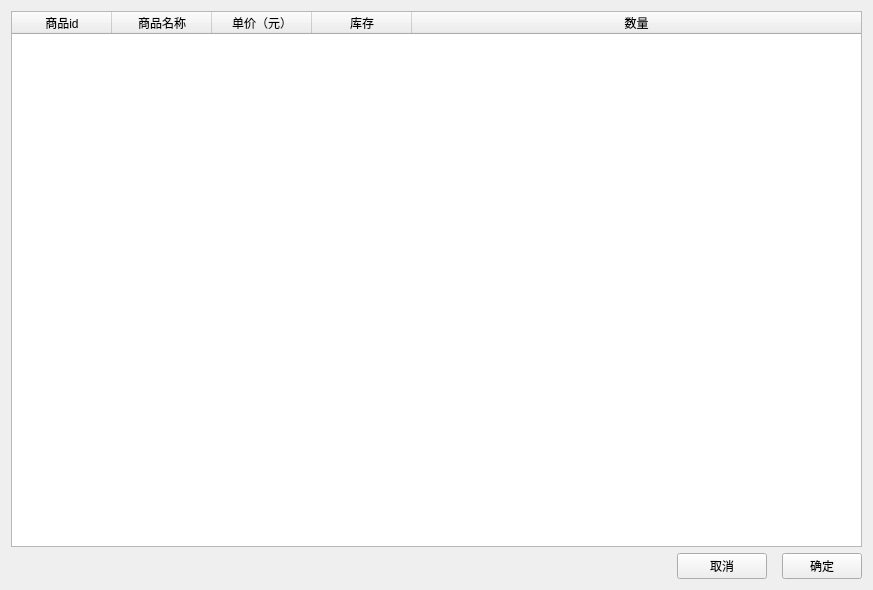
<?xml version="1.0" encoding="UTF-8"?>
<ui version="4.0">
 <class>simulate</class>
 <widget class="QWidget" name="simulate">
  <property name="geometry">
   <rect>
    <x>0</x>
    <y>0</y>
    <width>873</width>
    <height>590</height>
   </rect>
  </property>
  <property name="windowTitle">
   <string>simulate</string>
  </property>
  <layout class="QVBoxLayout" name="verticalLayout">
   <item>
    <widget class="QTableWidget" name="productTable">
     <attribute name="horizontalHeaderStretchLastSection">
      <bool>true</bool>
     </attribute>
     <column>
      <property name="text">
       <string>商品id</string>
      </property>
     </column>
     <column>
      <property name="text">
       <string>商品名称</string>
      </property>
     </column>
     <column>
      <property name="text">
       <string>单价（元）</string>
      </property>
     </column>
     <column>
      <property name="text">
       <string>库存</string>
      </property>
     </column>
     <column>
      <property name="text">
       <string>数量</string>
      </property>
     </column>
    </widget>
   </item>
   <item>
    <layout class="QHBoxLayout" name="horizontalLayout_4">
     <property name="spacing">
      <number>230</number>
     </property>
     <item>
      <spacer name="horizontalSpacer">
       <property name="orientation">
        <enum>Qt::Orientation::Horizontal</enum>
       </property>
       <property name="sizeHint" stdset="0">
        <size>
         <width>40</width>
         <height>20</height>
        </size>
       </property>
      </spacer>
     </item>
     <item>
      <layout class="QHBoxLayout" name="horizontalLayout_6">
       <property name="spacing">
        <number>15</number>
       </property>
       <property name="leftMargin">
        <number>0</number>
       </property>
       <property name="topMargin">
        <number>0</number>
       </property>
       <property name="rightMargin">
        <number>0</number>
       </property>
       <property name="bottomMargin">
        <number>0</number>
       </property>
       <item>
        <widget class="QPushButton" name="qx">
         <property name="minimumSize">
          <size>
           <width>90</width>
           <height>26</height>
          </size>
         </property>
         <property name="text">
          <string>取消</string>
         </property>
        </widget>
       </item>
       <item>
        <widget class="QPushButton" name="qd">
         <property name="minimumSize">
          <size>
           <width>56</width>
           <height>18</height>
          </size>
         </property>
         <property name="maximumSize">
          <size>
           <width>89</width>
           <height>26</height>
          </size>
         </property>
         <property name="text">
          <string>确定</string>
         </property>
        </widget>
       </item>
      </layout>
     </item>
    </layout>
   </item>
  </layout>
 </widget>
 <resources/>
 <connections/>
</ui>
